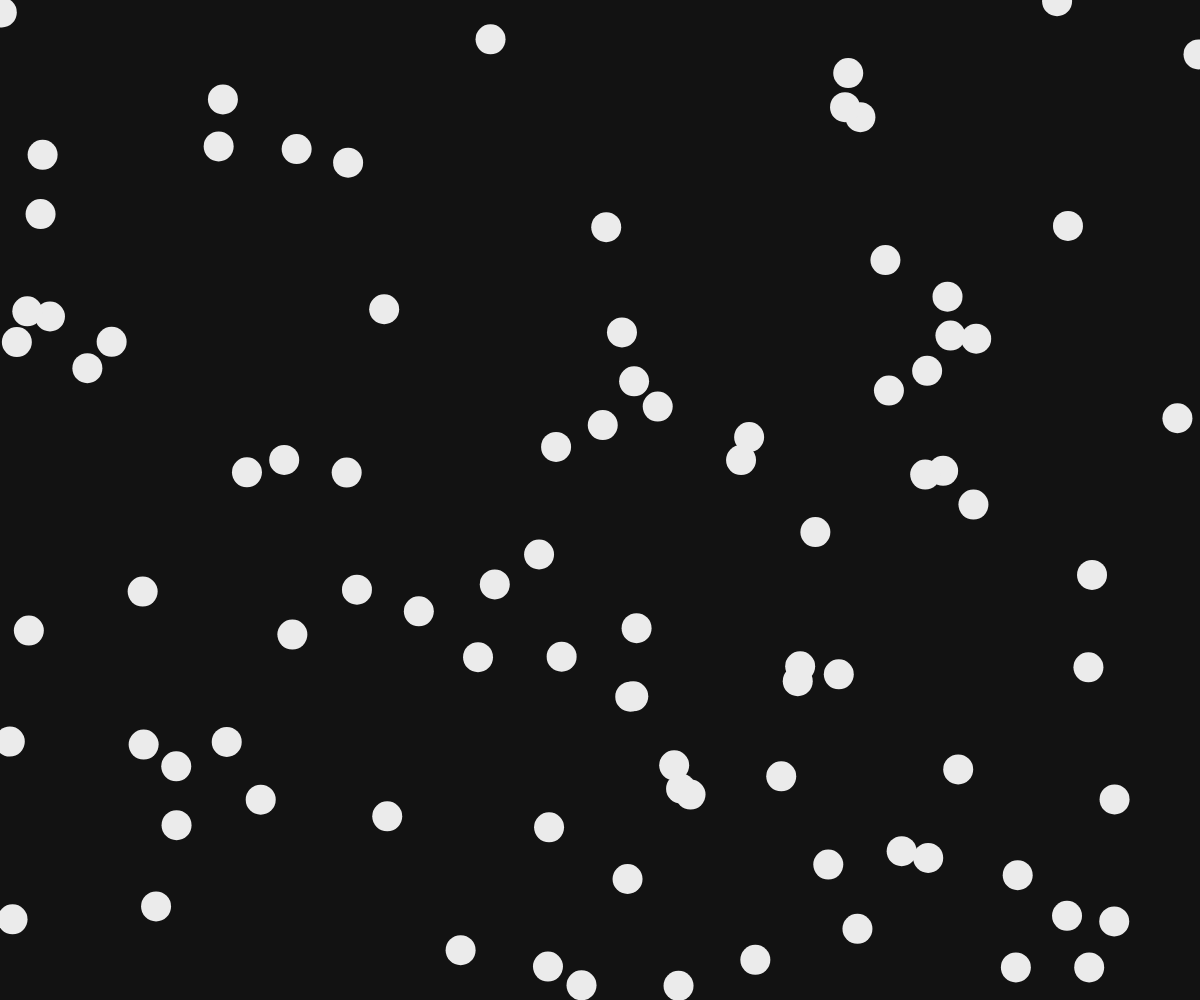
Frame 1 (no input)
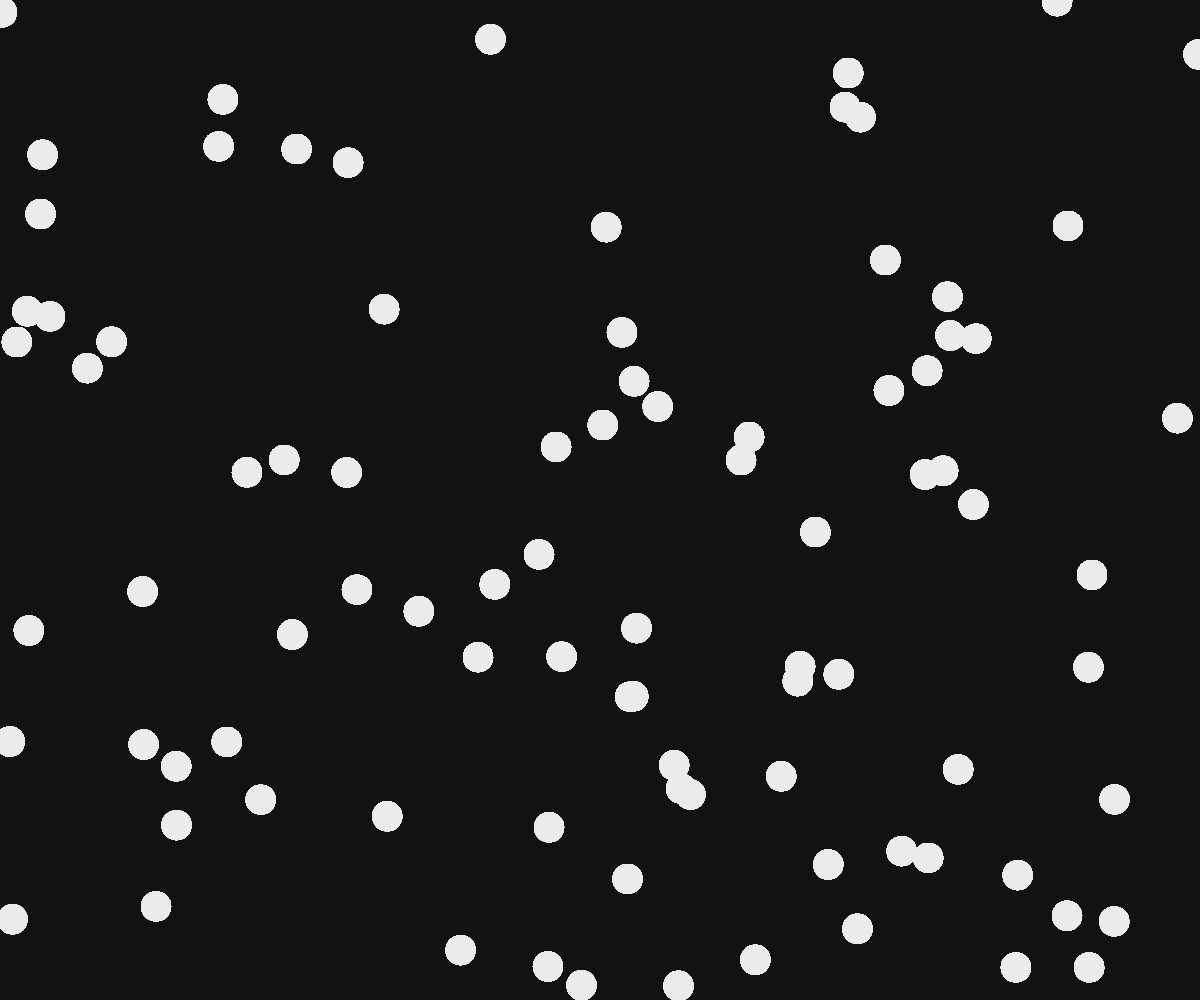
Frame 60 (no input)
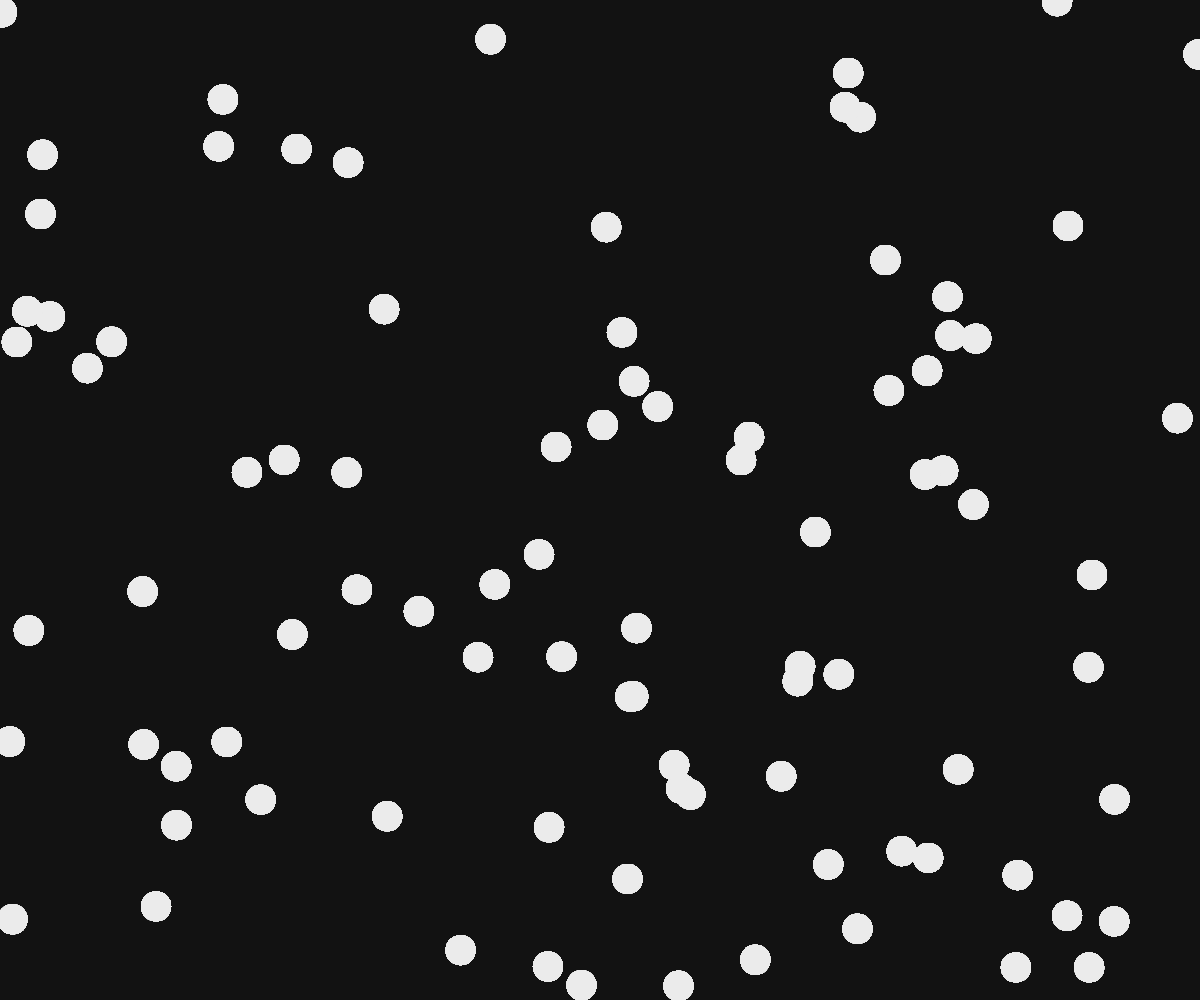
Frame 120 (the mouse pressed at the canvas centre since frame 60)

The p5.js sketch that drew these frames (run headless with seeded random() and noise() and a simulated clock; from frame 60 on, the mouse is pressed at the canvas centre):

// p5.js sketch
// ── sketch.js
function setup() {
  createCanvas(windowWidth, windowHeight);
  background('#121212');
}

function draw() {
  fill('#EBEBEB');
  noStroke();
  let dim = 30;
  let maxCircles = 90;
  randomSeed(2);
  for(let i=1;i<=maxCircles;i++)
  {
    ellipse(random(width), random(height), dim);
  }
}
